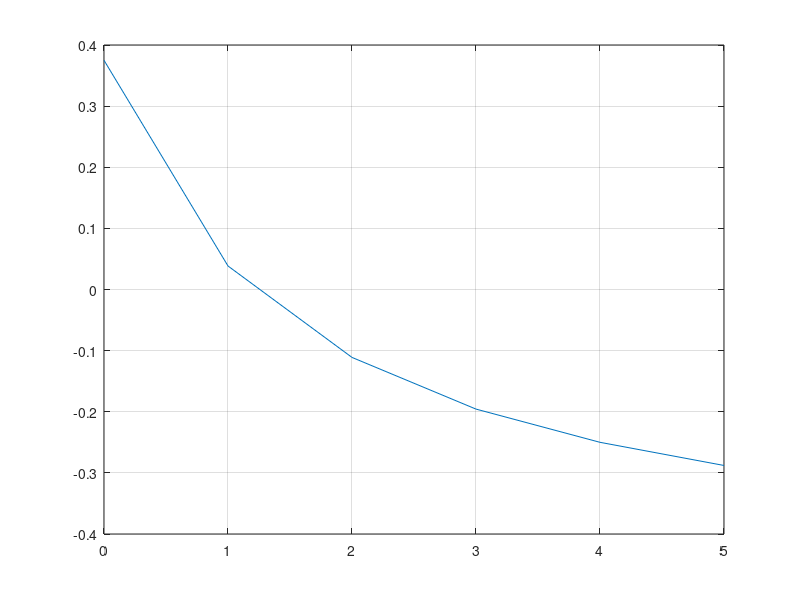

MATLAB code to generate this figure:
clear all;
close all;
clc;

t = 1.0;          % tid (s)
b = 1.0;          % hjulbasen (m)
aL = 0.4;         % acceleration vänster hjul (m/s^2)
wL = 1.0;         % hastighet vänster hjul (m/s)
wR = 3.0;         % hastighet höger hjul (m/s)
R = 1.0; % Radien

vL = aL * t + wL;
    
%R = @(t) (b * ( (aR*t + wR) + vL )) ./ (2 * ( (aR*t + wR) - vL ))


f = @(aR) (b * ( (aR*t + wR) + vL )) ./ (2 * ( (aR*t + wR) - vL )) - R;  % Nollställesfunktionen
df = @(aR) - (b * t * vL) ./ ((aR*t + wR - vL).^2 ); % Derivatan för nollställefunktionen


% (1) Plot av aR
aR_test = [0:1:5];

svarsvektor = [f(aR_test)]

plot(aR_test,svarsvektor)

grid on;
hold on;

% (2) Newton

aR = 1.0; % Gissad, vald till 1 utifrån plot.
tolerans = 1e-6;

i = 1;
felGammal = 1;
felGammalGammal = 1;
while 1
    f_varde = f(aR);
    df_varde = df(aR);

    aR_ny = aR - f_varde / df_varde;
    fel = abs(aR_ny - aR);
    
    disp("Iteration:")
    disp(i)
    disp("Nytt aR värde:")
    disp(aR_ny)
    disp("Felet är:")
    disp(fel)
    if i >= 3
        konvergensOrdning = log(fel / felGammal) / log(felGammal / felGammalGammal);
        disp("Konvergensordningen är:")
        disp(konvergensOrdning)
    else
        konvergensOrdning = 0;
        disp("Det krävs ett par iterationer för att beräkna konvergensordning")
    end

    if fel < tolerans
        disp('hittat aR!')
        disp(aR_ny)
        break
    end

    aR = aR_ny;
    felGammalGammal=felGammal;
    felGammal = fel;
    i = i+1;
end
